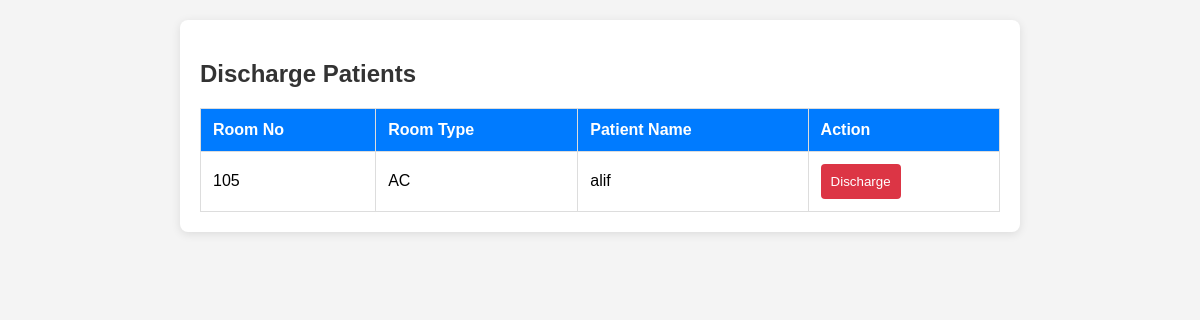
Before: /discharge.php with the older database file.
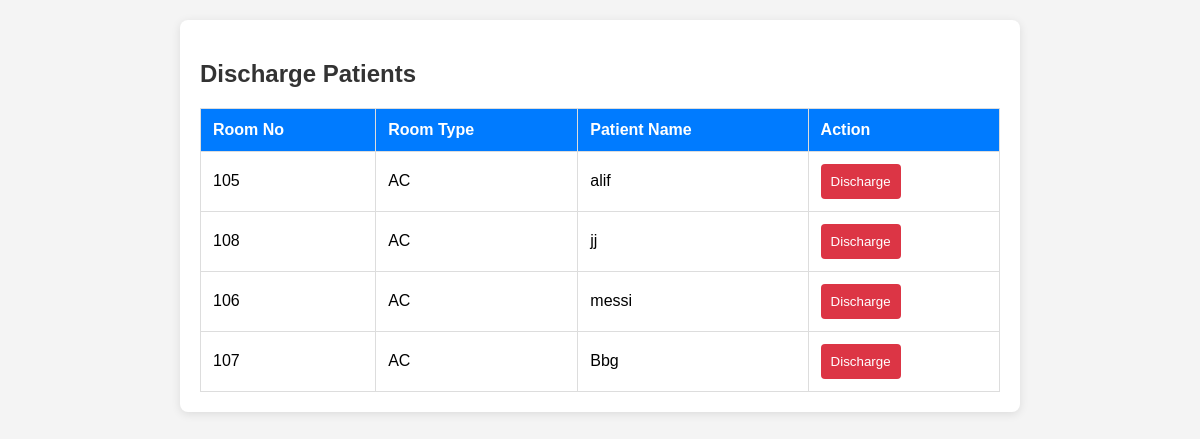
After: the same page with the newer database file.
### tables this page shows
CREATE TABLE `rooms` (
  `room_no` int(11) NOT NULL,
  `type` varchar(50) DEFAULT NULL,
  `patient_id` int(11) DEFAULT NULL,
  `admitted_at` timestamp NOT NULL DEFAULT current_timestamp(),
  `discharge_time` datetime DEFAULT NULL,
  `nurse_id` int(11) DEFAULT NULL
);

CREATE TABLE `patients` (
  `patient_id` int(11) NOT NULL,
  `name` varchar(100) DEFAULT NULL,
  `age` int(11) DEFAULT NULL,
  `user_ID` int(11) DEFAULT NULL
);

### discharge.php (the view, shortened to what this page needs)
<?php
include("connection.php");
$patients = [];
$query = "SELECT r.room_no, r.type AS room_type, p.name, r.patient_id
          FROM rooms r
          JOIN patients p ON r.patient_id = p.patient_id
          WHERE r.patient_id IS NOT NULL";
if ($result = $con->query($query)) {
    while ($row = $result->fetch_assoc()) {
        $patients[] = $row;
    }
}
?>
<!DOCTYPE html>
<html lang="en">
<head>
</head>
<body>
    <div class="container">
        <h2>Discharge Patients</h2>
        <?php if (!empty($patients)): ?>
            <table>
                <tr>
                    <th>Room No</th>
                    <th>Room Type</th>
                    <th>Patient Name</th>
                    <th>Action</th>
                </tr>
                <?php foreach ($patients as $patient): ?>
                    <tr>
                        <td><?php echo htmlspecialchars($patient['room_no']); ?></td>
                        <td><?php echo htmlspecialchars($patient['room_type']); ?></td>
                        <td><?php echo htmlspecialchars($patient['name']); ?></td>
                        <td>
                            <form method="POST" action="">
                                <button type="submit">Discharge</button>
                            </form>
                        </td>
                    </tr>
                <?php endforeach; ?>
            </table>
        <?php else: ?>
            <p>No patients available for discharge.</p>
        <?php endif; ?>
    </div>
</body>
</html>

Changed rows visible on the page:
added rooms: room_no "108", type "AC", patient.name "jj"
added rooms: room_no "106", type "AC", patient.name "messi"
added rooms: room_no "107", type "AC", patient.name "Bbg"
